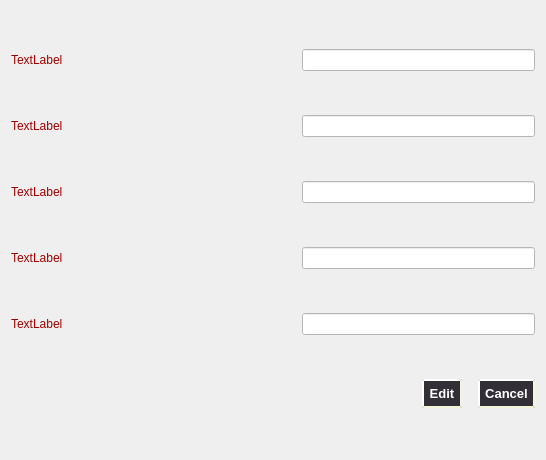
<?xml version="1.0" encoding="UTF-8"?>
<ui version="4.0">
 <class>EditExam</class>
 <widget class="QDialog" name="EditExam">
  <property name="geometry">
   <rect>
    <x>0</x>
    <y>0</y>
    <width>546</width>
    <height>460</height>
   </rect>
  </property>
  <property name="windowTitle">
   <string>Dialog</string>
  </property>
  <layout class="QVBoxLayout" name="verticalLayout">
   <item>
    <layout class="QHBoxLayout" name="horizontalLayout">
     <item>
      <widget class="QLabel" name="label">
       <property name="styleSheet">
        <string notr="true">font: 700 18pt &quot;Perpetua&quot;;
color: rgb(162, 0, 0);</string>
       </property>
       <property name="text">
        <string>TextLabel</string>
       </property>
      </widget>
     </item>
     <item>
      <spacer name="horizontalSpacer">
       <property name="orientation">
        <enum>Qt::Horizontal</enum>
       </property>
       <property name="sizeHint" stdset="0">
        <size>
         <width>40</width>
         <height>20</height>
        </size>
       </property>
      </spacer>
     </item>
     <item>
      <widget class="QLineEdit" name="QFE">
       <property name="styleSheet">
        <string notr="true">background-color: rgb(255, 255, 255);</string>
       </property>
      </widget>
     </item>
    </layout>
   </item>
   <item>
    <layout class="QHBoxLayout" name="horizontalLayout_2">
     <item>
      <widget class="QLabel" name="label_2">
       <property name="styleSheet">
        <string notr="true">font: 700 18pt &quot;Perpetua&quot;;
color: rgb(162, 0, 0);</string>
       </property>
       <property name="text">
        <string>TextLabel</string>
       </property>
      </widget>
     </item>
     <item>
      <spacer name="horizontalSpacer_2">
       <property name="orientation">
        <enum>Qt::Horizontal</enum>
       </property>
       <property name="sizeHint" stdset="0">
        <size>
         <width>40</width>
         <height>20</height>
        </size>
       </property>
      </spacer>
     </item>
     <item>
      <widget class="QLineEdit" name="QMT">
       <property name="styleSheet">
        <string notr="true">background-color: rgb(255, 255, 255);</string>
       </property>
      </widget>
     </item>
    </layout>
   </item>
   <item>
    <layout class="QHBoxLayout" name="horizontalLayout_3">
     <item>
      <widget class="QLabel" name="label_3">
       <property name="styleSheet">
        <string notr="true">font: 700 18pt &quot;Perpetua&quot;;
color: rgb(162, 0, 0);</string>
       </property>
       <property name="text">
        <string>TextLabel</string>
       </property>
      </widget>
     </item>
     <item>
      <spacer name="horizontalSpacer_3">
       <property name="orientation">
        <enum>Qt::Horizontal</enum>
       </property>
       <property name="sizeHint" stdset="0">
        <size>
         <width>40</width>
         <height>20</height>
        </size>
       </property>
      </spacer>
     </item>
     <item>
      <widget class="QLineEdit" name="QT1">
       <property name="styleSheet">
        <string notr="true">background-color: rgb(255, 255, 255);</string>
       </property>
      </widget>
     </item>
    </layout>
   </item>
   <item>
    <layout class="QHBoxLayout" name="horizontalLayout_4">
     <item>
      <widget class="QLabel" name="label_4">
       <property name="styleSheet">
        <string notr="true">font: 700 18pt &quot;Perpetua&quot;;
color: rgb(162, 0, 0);</string>
       </property>
       <property name="text">
        <string>TextLabel</string>
       </property>
      </widget>
     </item>
     <item>
      <spacer name="horizontalSpacer_4">
       <property name="orientation">
        <enum>Qt::Horizontal</enum>
       </property>
       <property name="sizeHint" stdset="0">
        <size>
         <width>40</width>
         <height>20</height>
        </size>
       </property>
      </spacer>
     </item>
     <item>
      <widget class="QLineEdit" name="QT2">
       <property name="styleSheet">
        <string notr="true">background-color: rgb(255, 255, 255);</string>
       </property>
      </widget>
     </item>
    </layout>
   </item>
   <item>
    <layout class="QHBoxLayout" name="horizontalLayout_5">
     <item>
      <widget class="QLabel" name="label_5">
       <property name="styleSheet">
        <string notr="true">font: 700 18pt &quot;Perpetua&quot;;
color: rgb(162, 0, 0);</string>
       </property>
       <property name="text">
        <string>TextLabel</string>
       </property>
      </widget>
     </item>
     <item>
      <spacer name="horizontalSpacer_5">
       <property name="orientation">
        <enum>Qt::Horizontal</enum>
       </property>
       <property name="sizeHint" stdset="0">
        <size>
         <width>40</width>
         <height>20</height>
        </size>
       </property>
      </spacer>
     </item>
     <item>
      <widget class="QLineEdit" name="QT3">
       <property name="styleSheet">
        <string notr="true">background-color: rgb(255, 255, 255);</string>
       </property>
      </widget>
     </item>
    </layout>
   </item>
   <item>
    <layout class="QHBoxLayout" name="horizontalLayout_6">
     <item>
      <spacer name="horizontalSpacer_6">
       <property name="orientation">
        <enum>Qt::Horizontal</enum>
       </property>
       <property name="sizeHint" stdset="0">
        <size>
         <width>40</width>
         <height>20</height>
        </size>
       </property>
      </spacer>
     </item>
     <item>
      <widget class="QPushButton" name="pushButton_2">
       <property name="styleSheet">
        <string notr="true">font: 900 11pt &quot;Segoe UI Black&quot;;
border-radius: 15px;
margin-left: 10px; border-radius: 15px; background: rgba(49, 45, 52, 253); color: #4A0C46;
color : white;
 border-style: outset;
     border-width: 2px;
     border-radius: 15px;
     border-color: beige;
     font: bold 13px;
     min-width: 4em;
     padding: 5px;</string>
       </property>
       <property name="text">
        <string>Edit</string>
       </property>
      </widget>
     </item>
     <item>
      <widget class="QPushButton" name="pushButton">
       <property name="styleSheet">
        <string notr="true">font: 900 11pt &quot;Segoe UI Black&quot;;
border-radius: 15px;
margin-left: 10px; border-radius: 15px; background: rgba(49, 45, 52, 253); color: #4A0C46;
color : white;
 border-style: outset;
     border-width: 2px;
     border-radius: 15px;
     border-color: beige;
     font: bold 13px;
     min-width: 4em;
     padding: 5px;</string>
       </property>
       <property name="text">
        <string>Cancel</string>
       </property>
      </widget>
     </item>
    </layout>
   </item>
  </layout>
 </widget>
 <resources/>
 <connections/>
</ui>
